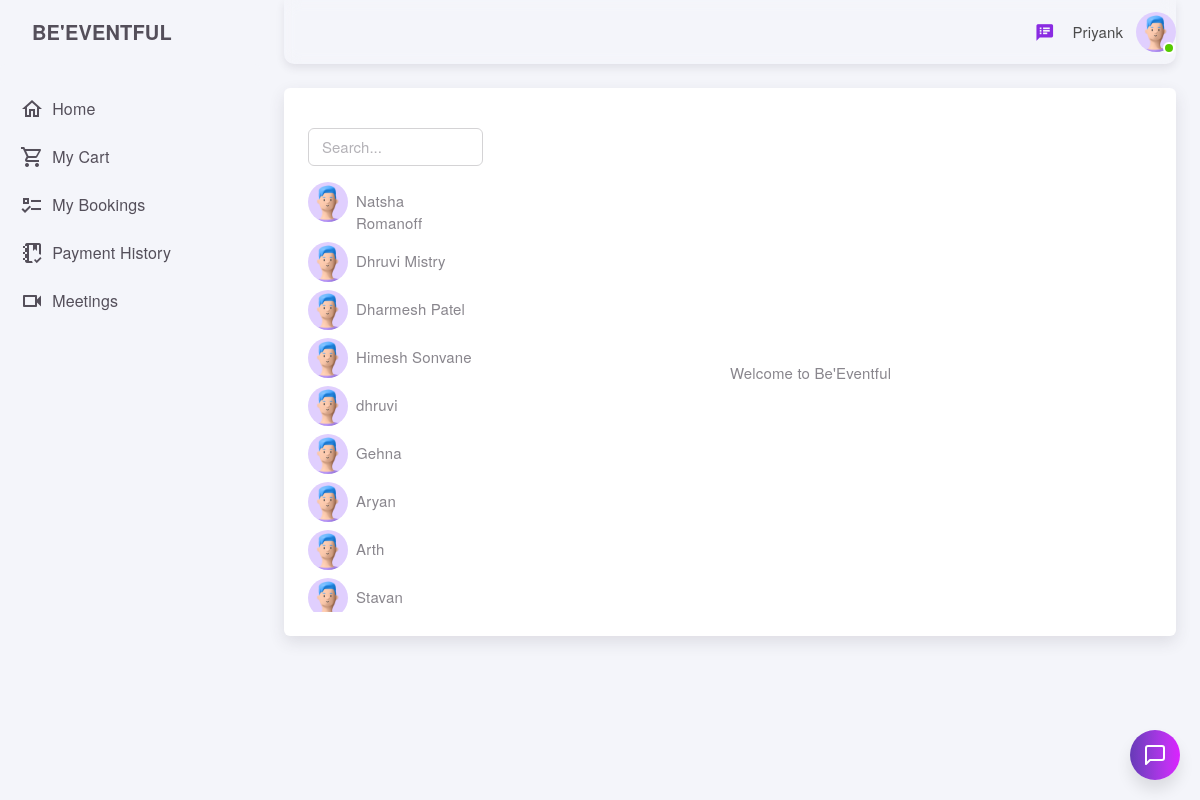
Page /customer/chat.php (signed in) on the committed database.
### tables this page shows
CREATE TABLE `tbl_user` (
  `user_id` int(11) NOT NULL,
  `name` varchar(128) NOT NULL,
  `email` varchar(255) DEFAULT NULL,
  `password` varchar(100) NOT NULL,
  `contact` char(10) NOT NULL,
  `user_type` char(1) DEFAULT 'C',
  `status` int(11) DEFAULT 1,
  `chat_status` char(30) NOT NULL,
  `date` date NOT NULL DEFAULT current_timestamp(),
  `Address` varchar(255) NOT NULL
);

### functions.php (called while the page is built, shortened)
<?php
function getRecentMessagesOrNot($sender_id,$receiver_id,$con) {
    $new_messages = false;
    $sql = "SELECT COUNT(*) AS count FROM tbl_messages WHERE sender_id = ? AND receiver_id = ? AND is_read = 0;";
    if ($stmt = $con->prepare($sql)) {
        $stmt->bind_param("ii",$sender_id,$receiver_id);
        $stmt->execute();
        $result = $stmt->get_result();
    }
    return $new_messages;
}

### customer/chat.php (the view, shortened to what this page needs)
<?php
include "header.php";
include "../database/db.php";
?>
<div class="row">
    <div class="col-12">
        <main class="content">
            <div class="container p-0">
                <div class="card">
                    <div class="row g-0">
                        <div class="col-12 col-lg-5 col-xl-3 border-right p-4">
                            <div class="d-none d-md-block">
                                <div class="d-flex align-items-center">
                                    <div class="flex-grow-1">
                                        <input type="text" class="form-control my-3" placeholder="Search...">
                                    </div>
                                </div>
                            </div>
                            <div class="vendor-data-list">
                            <?php
                            require_once '../functions.php';
                            $user_id = $_SESSION['id'];
                            $sql = "SELECT user_id,name FROM tbl_user WHERE user_type = 'V';";
                            $result = $conn->query($sql);
                            $counter = 1;
                            if ($result->num_rows > 0) {
                                while ($vendor_data = $result->fetch_assoc()) {
                                    $is_new_messages = getRecentMessagesOrNot($vendor_data["user_id"],$user_id,$conn);
                                    $notification = '';
                                    echo '<a class="list-group-item list-group-item-action user-list-main-container border-0 mb-2" id="user-chat-information-'.$counter.'" onclick="getChatData('.$user_id.','.$vendor_data["user_id"].','.$counter.');">
                                        <div class="d-flex align-items-start">
                                            <img src="assets/img/avatars/1.png"
                                                class="rounded-circle mr-1" alt="Profile Picture" width="40" height="40">
                                            <div class="flex-grow-1 ml-3 mt-2 mx-2">
                                                '.$vendor_data["name"].'  '.$notification.'
                                            </div>
                                        </div>
                                    </a>';
                                    $counter++;
                                }
                            }
                            ?>
                            </div>
                        </div>
                        <div class="col-12 col-lg-7 col-xl-9" id="main-chat-container">
                            <div class="open-chat-logo">
                                Welcome to Be'Eventful
                            </div>
                        </div>
                    </div>
                </div>
            </div>
        </main>
    </div>
</div>
<?php
include "footer.php";
?>

### assets/css/chat.css (style rules this page uses)
.vendor-data-list { overflow: auto; max-height: 430px !important; }
.open-chat-logo { position: absolute; left: 50%; top: 50%; }

### customer/bot/css/setup.css (style rules this page uses)
body { font-family: "Helvetica Neue", Helvetica, sans-serif; margin: 0; }

### rows in the picture
tbl_user: name "Natsha Romanoff"
tbl_user: name "Dhruvi Mistry"
tbl_user: name "Dharmesh Patel"
tbl_user: name "Himesh Sonvane"
tbl_user: name "dhruvi"
tbl_user: name "Gehna"
tbl_user: name "Aryan"
tbl_user: name "Arth"
tbl_user: name "Stavan"

### other values in the picture
$_SESSION["name"] "Priyank"
